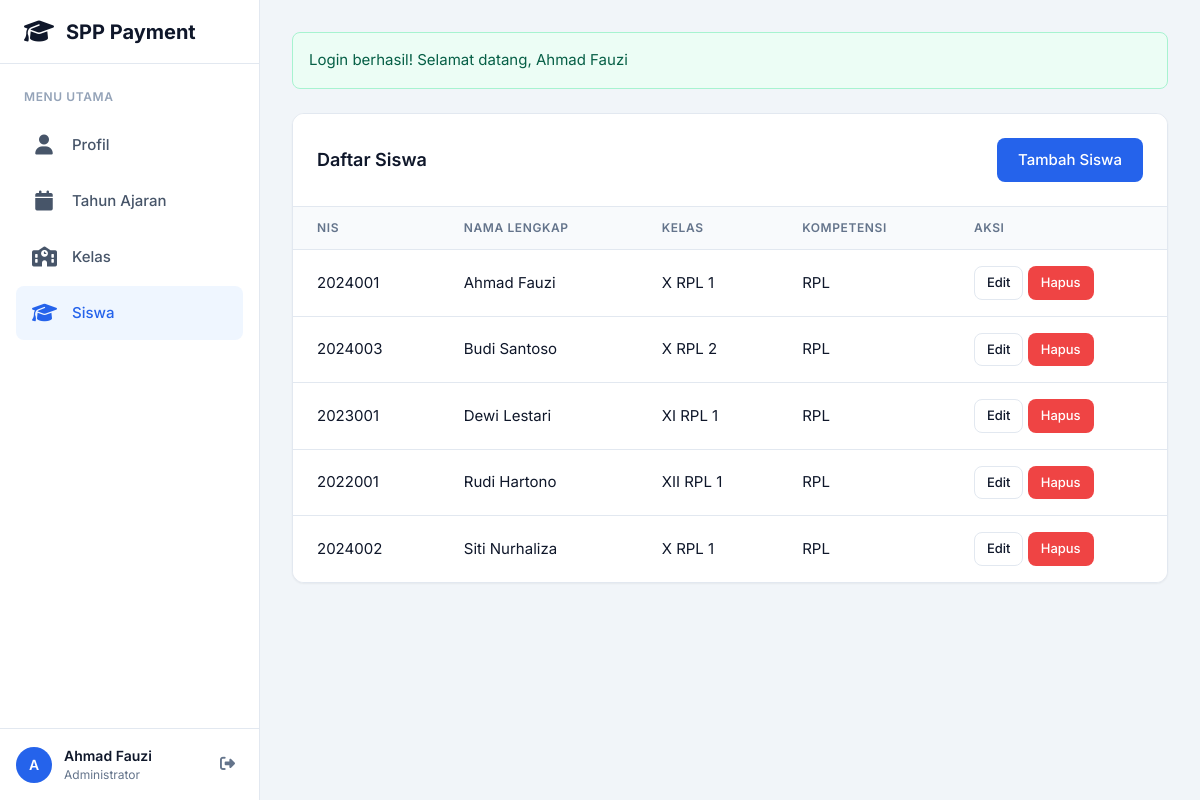
The app's page /public/siswa/index (signed in) with its own data.
### tables this page shows
CREATE TABLE IF NOT EXISTS siswa (
    id_siswa INT AUTO_INCREMENT PRIMARY KEY,
    nis VARCHAR(20) NOT NULL UNIQUE COMMENT 'Student ID Number - used for login',
    password VARCHAR(255) NOT NULL COMMENT 'Hashed password using bcrypt',
    nama_lengkap VARCHAR(100) NOT NULL,
    id_kelas INT NOT NULL,
    created_at TIMESTAMP DEFAULT CURRENT_TIMESTAMP,
    updated_at TIMESTAMP DEFAULT CURRENT_TIMESTAMP ON UPDATE CURRENT_TIMESTAMP,
    FOREIGN KEY (id_kelas) REFERENCES kelas(id_kelas) ON DELETE RESTRICT ON UPDATE CASCADE,
    INDEX idx_nis (nis),
    INDEX idx_kelas (id_kelas)
);

CREATE TABLE IF NOT EXISTS kelas (
    id_kelas INT AUTO_INCREMENT PRIMARY KEY,
    nama_kelas VARCHAR(50) NOT NULL COMMENT 'Example: XII RPL 1, X TKR 2',
    kompetensi_keahlian VARCHAR(50) NOT NULL COMMENT 'Example: RPL, TKR, TKJ',
    created_at TIMESTAMP DEFAULT CURRENT_TIMESTAMP,
    updated_at TIMESTAMP DEFAULT CURRENT_TIMESTAMP ON UPDATE CURRENT_TIMESTAMP,
    INDEX idx_kompetensi (kompetensi_keahlian)
);

### app/controllers/SiswaController.php (called while the page is built, shortened)
<?php
class SiswaController extends Controller {
    public function index() {
        $model = $this->model('Siswa');
        $siswaList = $model->getAll();
        $this->view('siswa/index', [
            'siswaList' => $siswaList
        ]);
    }
}

### app/core/Router.php (called while the page is built, shortened)
<?php
class Router {
    private $method = 'index';
    public function __construct() {
        $url = $this->parseUrl();
        if (isset($url[0]) && !empty($url[0])) {
            $controllerName = ucfirst($url[0]) . 'Controller';
            $controllerPath = __DIR__ . '/../controllers/' . $controllerName . '.php';
            if (file_exists($controllerPath)) {
                unset($url[0]);
            }
        }
        $this->controller = new $this->controller;
        if (isset($url[1]) && !empty($url[1])) {
            if (method_exists($this->controller, $url[1])) {
                $this->method = $url[1];
                unset($url[1]);
            }
        }
        $this->params = $url ? array_values($url) : [];
        call_user_func_array([$this->controller, $this->method], $this->params);
    }
    private function parseUrl() {
        if (isset($_GET['url'])) {
            $url = rtrim($_GET['url'], '/');
            $url = filter_var($url, FILTER_SANITIZE_URL);
            $url = explode('/', $url);
            return $url;
        }
        return [];
    }
}

### public/index.php (called while the page is built, shortened)
<?php
require_once __DIR__ . '/../app/config/database.php';
require_once __DIR__ . '/../app/core/Model.php';
require_once __DIR__ . '/../app/core/Controller.php';
require_once __DIR__ . '/../app/core/Helpers.php';
require_once __DIR__ . '/../app/core/Router.php';
new Router();

### app/core/Helpers.php (called while the page is built, shortened)
<?php
function e($string) {
    return htmlspecialchars($string, ENT_QUOTES, 'UTF-8');
}
function baseUrl($path = '') {
    return BASE_URL . '/' . ltrim($path, '/');
}

### app/config/database.php (called while the page is built, shortened)
<?php
class Database {
    private static $instance = null;
    private $connection;
    private $host = 'localhost';
    private $dbname = 'spp_app';
    private $username = 'root';
    private $password = '';
    private $charset = 'utf8mb4';
    private function __construct() {
        $dsn = "mysql:host={$this->host};dbname={$this->dbname};charset={$this->charset}";
        $options = [
            PDO::ATTR_ERRMODE            => PDO::ERRMODE_EXCEPTION,
            PDO::ATTR_DEFAULT_FETCH_MODE => PDO::FETCH_ASSOC,
            PDO::ATTR_EMULATE_PREPARES   => false,
        ];
        try {
            $this->connection = new PDO($dsn, $this->username, $this->password, $options);
        } catch (PDOException $e) {
            die("Database connection failed: " . $e->getMessage());
        }
    }
    public static function getInstance() {
        if (self::$instance === null) {
            self::$instance = new self();
        }
        return self::$instance;
    }
    public function getConnection() {
        return $this->connection;
    }
}

### app/core/Model.php (called while the page is built, shortened)
<?php
class Model {
    public function __construct() {
        $this->db = Database::getInstance()->getConnection();
    }
}

### app/models/Siswa.php (called while the page is built, shortened)
<?php
class Siswa extends Model {
    protected $table = 'siswa';
    public function getAll() {
        $stmt = $this->db->prepare("
            SELECT s.*, k.nama_kelas, k.kompetensi_keahlian
            FROM {$this->table} s
            LEFT JOIN kelas k ON s.id_kelas = k.id_kelas
            ORDER BY s.nama_lengkap ASC
        ");
        $stmt->execute();
        return $stmt->fetchAll();
    }
}

### app/views/siswa/index.php (the view, shortened to what this page needs)
<div class="card">
    <div class="card-header flex justify-between align-center">
        <h2 class="card-title">Daftar Siswa</h2>
        <a href="<?= baseUrl('siswa/create') ?>" class="btn btn-primary">Tambah Siswa</a>
    </div>
    <div class="table-container">
        <table class="table">
            <thead>
                <tr>
                    <th>NIS</th>
                    <th>Nama Lengkap</th>
                    <th>Kelas</th>
                    <th>Kompetensi</th>
                    <th>Aksi</th>
                </tr>
            </thead>
            <tbody>
                <?php if (empty($siswaList)): ?>
                    <tr>
                        <td colspan="5" class="text-center">Tidak ada data siswa</td>
                    </tr>
                <?php else: ?>
                    <?php foreach ($siswaList as $siswa): ?>
                        <tr>
                            <td><?= e($siswa['nis']) ?></td>
                            <td><?= e($siswa['nama_lengkap']) ?></td>
                            <td><?= e($siswa['nama_kelas']) ?></td>
                            <td><?= e($siswa['kompetensi_keahlian']) ?></td>
                            <td>
                                <div class="action-buttons">
                                    <a href="<?= baseUrl('siswa/edit/' . $siswa['id_siswa']) ?>" class="btn btn-sm btn-secondary">Edit</a>
                                    <a href="<?= baseUrl('siswa/delete/' . $siswa['id_siswa']) ?>"
                                       class="btn btn-sm btn-danger"
                                       onclick="return confirm('Yakin ingin menghapus siswa ini?')">Hapus</a>
                                </div>
                            </td>
                        </tr>
                    <?php endforeach; ?>
                <?php endif; ?>
            </tbody>
        </table>
    </div>
</div>
<?php
include __DIR__ . '/../layouts/main.php';
?>

### public/assets/css/main.css (style rules this page uses)
:root { --primary-color: #0f172a; --primary-hover: #1e293b; --accent-color: #2563eb; --accent-hover: #1d4ed8; --success-color: #10b981; --danger-color: #ef4444; --warning-color: #f59e0b; --info-color: #3b82f6; --bg-body: #f1f5f9; --bg-card: #ffffff; --border-color: #e2e8f0; --text-primary: #0f172a; --text-secondary: #64748b; --text-muted: #94a3b8; --sidebar-width: 260px; --sidebar-bg: #ffffff; --sidebar-border: #e2e8f0; --sidebar-item-hover: #f8fafc; --sidebar-item-active: #eff6ff; --sidebar-text: #475569; --sidebar-text-active: #2563eb; --spacing-xs: 0.5rem; --spacing-sm: 0.75rem; --spacing-md: 1rem; --spacing-lg: 1.5rem; --spacing-xl: 2rem; --radius-sm: 0.375rem; --radius-md: 0.5rem; --radius-lg: 0.75rem; --radius-full: 9999px; --shadow-sm: 0 1px 2px 0 rgba(0, 0, 0, 0.05); --shadow-md: 0 4px 6px -1px rgba(0, 0, 0, 0.1), 0 2px 4px -1px rgba(0, 0, 0, 0.06); --shadow-lg: 0 10px 15px -3px rgba(0, 0, 0, 0.1), 0 4px 6px -2px rgba(0, 0, 0, 0.05); }
* { margin: 0; padding: 0; box-sizing: border-box; }
body { font-family: 'Inter', 'Segoe UI', Roboto, Helvetica, Arial, sans-serif; background-color: var(--bg-body); color: var(--text-primary); line-height: 1.5; font-size: 0.9375rem; height: 100vh; overflow: hidden; }
a { text-decoration: none; color: inherit; }
h1, h2, h3, h4, h5, h6 { color: var(--text-primary); font-weight: 700; margin-bottom: var(--spacing-md); line-height: 1.2; }
h2 { font-size: 1.5rem; }
.card { background-color: var(--bg-card); border-radius: var(--radius-lg); box-shadow: var(--shadow-sm); border: 1px solid var(--border-color); margin-bottom: var(--spacing-lg); overflow: hidden; }
.card-header { padding: var(--spacing-lg); border-bottom: 1px solid var(--border-color); display: flex; justify-content: space-between; align-items: center; background-color: #fff; }
.card-title { font-size: 1.125rem; font-weight: 600; margin: 0; }
.btn { display: inline-flex; align-items: center; justify-content: center; padding: 0.625rem 1.25rem; font-weight: 500; font-size: 0.9375rem; border-radius: var(--radius-md); border: 1px solid transparent; cursor: pointer; transition: all 0.2s; line-height: 1.5; gap: 0.5rem; }
.btn-sm { padding: 0.375rem 0.75rem; font-size: 0.8125rem; }
.btn-primary { background-color: var(--accent-color); color: white; }
.btn-secondary { background-color: #fff; border-color: var(--border-color); color: var(--text-primary); }
.btn-danger { background-color: var(--danger-color); color: white; }
.table { width: 100%; border-collapse: collapse; background-color: var(--bg-card); font-size: 0.9375rem; }
.table th { background-color: #f8fafc; color: var(--text-secondary); font-weight: 600; text-transform: uppercase; font-size: 0.75rem; letter-spacing: 0.05em; padding: 0.75rem 1.5rem; text-align: left; border-bottom: 1px solid var(--border-color); }
.table td { padding: 1rem 1.5rem; border-bottom: 1px solid var(--border-color); color: var(--text-primary); }
.table tr:last-child td { border-bottom: none; }
.flex { display: flex; }
.justify-between { justify-content: space-between; }

### records on screen
siswa: nis "2024001", nama_lengkap "Ahmad Fauzi", id_kelas.nama_kelas "X RPL 1", id_kelas.kompetensi_keahlian "RPL"
siswa: nis "2024003", nama_lengkap "Budi Santoso", id_kelas.nama_kelas "X RPL 2", id_kelas.kompetensi_keahlian "RPL"
siswa: nis "2023001", nama_lengkap "Dewi Lestari", id_kelas.nama_kelas "XI RPL 1", id_kelas.kompetensi_keahlian "RPL"
siswa: nis "2022001", nama_lengkap "Rudi Hartono", id_kelas.nama_kelas "XII RPL 1", id_kelas.kompetensi_keahlian "RPL"
siswa: nis "2024002", nama_lengkap "Siti Nurhaliza", id_kelas.nama_kelas "X RPL 1", id_kelas.kompetensi_keahlian "RPL"

### other values on screen
APP_NAME "SPP Payment"
substr($_SESSION['user_nama'] ?? 'U', 0, 1) "A"
$_SESSION['user_nama'] "Ahmad Fauzi"
$flash['message'] "Login berhasil! Selamat datang, Ahmad Fauzi"
